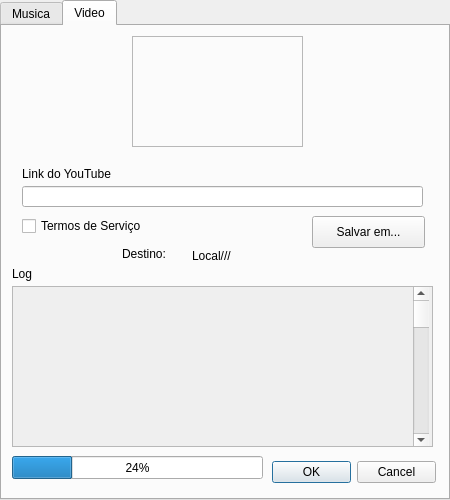
<?xml version="1.0" encoding="UTF-8"?>
<ui version="4.0">
 <class>Dialog</class>
 <widget class="QDialog" name="Dialog">
  <property name="enabled">
   <bool>true</bool>
  </property>
  <property name="geometry">
   <rect>
    <x>0</x>
    <y>0</y>
    <width>450</width>
    <height>500</height>
   </rect>
  </property>
  <property name="minimumSize">
   <size>
    <width>450</width>
    <height>500</height>
   </size>
  </property>
  <property name="maximumSize">
   <size>
    <width>450</width>
    <height>500</height>
   </size>
  </property>
  <property name="windowTitle">
   <string>Gnomox</string>
  </property>
  <widget class="QTabWidget" name="tabWidget">
   <property name="geometry">
    <rect>
     <x>0</x>
     <y>0</y>
     <width>450</width>
     <height>500</height>
    </rect>
   </property>
   <property name="minimumSize">
    <size>
     <width>450</width>
     <height>500</height>
    </size>
   </property>
   <property name="maximumSize">
    <size>
     <width>450</width>
     <height>500</height>
    </size>
   </property>
   <property name="currentIndex">
    <number>1</number>
   </property>
   <property name="iconSize">
    <size>
     <width>17</width>
     <height>17</height>
    </size>
   </property>
   <widget class="QWidget" name="tab">
    <attribute name="title">
     <string>Musica</string>
    </attribute>
    <widget class="QCheckBox" name="checkBox">
     <property name="geometry">
      <rect>
       <x>20</x>
       <y>190</y>
       <width>141</width>
       <height>20</height>
      </rect>
     </property>
     <property name="text">
      <string>Termos de Serviço</string>
     </property>
    </widget>
    <widget class="QDialogButtonBox" name="buttonBox">
     <property name="geometry">
      <rect>
       <x>270</x>
       <y>430</y>
       <width>164</width>
       <height>32</height>
      </rect>
     </property>
     <property name="standardButtons">
      <set>QDialogButtonBox::Cancel|QDialogButtonBox::Ok</set>
     </property>
    </widget>
    <widget class="QProgressBar" name="progressBar">
     <property name="geometry">
      <rect>
       <x>10</x>
       <y>430</y>
       <width>251</width>
       <height>23</height>
      </rect>
     </property>
     <property name="value">
      <number>24</number>
     </property>
    </widget>
    <widget class="QScrollArea" name="scrollArea">
     <property name="geometry">
      <rect>
       <x>10</x>
       <y>260</y>
       <width>421</width>
       <height>161</height>
      </rect>
     </property>
     <property name="widgetResizable">
      <bool>true</bool>
     </property>
     <widget class="QWidget" name="scrollAreaWidgetContents">
      <property name="geometry">
       <rect>
        <x>0</x>
        <y>0</y>
        <width>419</width>
        <height>159</height>
       </rect>
      </property>
      <widget class="QScrollBar" name="verticalScrollBar">
       <property name="geometry">
        <rect>
         <x>400</x>
         <y>0</y>
         <width>16</width>
         <height>160</height>
        </rect>
       </property>
       <property name="orientation">
        <enum>Qt::Vertical</enum>
       </property>
      </widget>
     </widget>
    </widget>
    <widget class="QFrame" name="frame">
     <property name="geometry">
      <rect>
       <x>130</x>
       <y>10</y>
       <width>171</width>
       <height>111</height>
      </rect>
     </property>
     <property name="frameShape">
      <enum>QFrame::StyledPanel</enum>
     </property>
     <property name="frameShadow">
      <enum>QFrame::Raised</enum>
     </property>
    </widget>
    <widget class="QLineEdit" name="lineEdit">
     <property name="geometry">
      <rect>
       <x>20</x>
       <y>160</y>
       <width>401</width>
       <height>21</height>
      </rect>
     </property>
     <property name="clearButtonEnabled">
      <bool>true</bool>
     </property>
    </widget>
    <widget class="QLabel" name="label">
     <property name="geometry">
      <rect>
       <x>10</x>
       <y>240</y>
       <width>60</width>
       <height>16</height>
      </rect>
     </property>
     <property name="text">
      <string>Log</string>
     </property>
    </widget>
    <widget class="QLabel" name="label_2">
     <property name="geometry">
      <rect>
       <x>20</x>
       <y>140</y>
       <width>111</width>
       <height>16</height>
      </rect>
     </property>
     <property name="text">
      <string>Link do YouTube</string>
     </property>
    </widget>
    <widget class="QPushButton" name="pushButton_2">
     <property name="geometry">
      <rect>
       <x>310</x>
       <y>190</y>
       <width>113</width>
       <height>32</height>
      </rect>
     </property>
     <property name="text">
      <string>Salvar em...</string>
     </property>
    </widget>
    <widget class="QLabel" name="label_7">
     <property name="geometry">
      <rect>
       <x>190</x>
       <y>220</y>
       <width>241</width>
       <height>20</height>
      </rect>
     </property>
     <property name="text">
      <string>Local///</string>
     </property>
    </widget>
    <widget class="QLabel" name="label_8">
     <property name="geometry">
      <rect>
       <x>120</x>
       <y>220</y>
       <width>60</width>
       <height>16</height>
      </rect>
     </property>
     <property name="text">
      <string>Destino:</string>
     </property>
    </widget>
   </widget>
   <widget class="QWidget" name="tab_2">
    <attribute name="title">
     <string>Video</string>
    </attribute>
    <widget class="QFrame" name="frame_2">
     <property name="geometry">
      <rect>
       <x>130</x>
       <y>10</y>
       <width>171</width>
       <height>111</height>
      </rect>
     </property>
     <property name="frameShape">
      <enum>QFrame::StyledPanel</enum>
     </property>
     <property name="frameShadow">
      <enum>QFrame::Raised</enum>
     </property>
    </widget>
    <widget class="QLabel" name="label_3">
     <property name="geometry">
      <rect>
       <x>20</x>
       <y>140</y>
       <width>111</width>
       <height>16</height>
      </rect>
     </property>
     <property name="text">
      <string>Link do YouTube</string>
     </property>
    </widget>
    <widget class="QCheckBox" name="checkBox_2">
     <property name="geometry">
      <rect>
       <x>20</x>
       <y>190</y>
       <width>141</width>
       <height>20</height>
      </rect>
     </property>
     <property name="text">
      <string>Termos de Serviço</string>
     </property>
    </widget>
    <widget class="QScrollArea" name="scrollArea_2">
     <property name="geometry">
      <rect>
       <x>10</x>
       <y>260</y>
       <width>421</width>
       <height>161</height>
      </rect>
     </property>
     <property name="widgetResizable">
      <bool>true</bool>
     </property>
     <widget class="QWidget" name="scrollAreaWidgetContents_2">
      <property name="geometry">
       <rect>
        <x>0</x>
        <y>0</y>
        <width>419</width>
        <height>159</height>
       </rect>
      </property>
      <widget class="QScrollBar" name="verticalScrollBar_2">
       <property name="geometry">
        <rect>
         <x>400</x>
         <y>0</y>
         <width>16</width>
         <height>160</height>
        </rect>
       </property>
       <property name="orientation">
        <enum>Qt::Vertical</enum>
       </property>
      </widget>
     </widget>
    </widget>
    <widget class="QLabel" name="label_4">
     <property name="geometry">
      <rect>
       <x>10</x>
       <y>240</y>
       <width>60</width>
       <height>16</height>
      </rect>
     </property>
     <property name="text">
      <string>Log</string>
     </property>
    </widget>
    <widget class="QDialogButtonBox" name="buttonBox_2">
     <property name="geometry">
      <rect>
       <x>270</x>
       <y>430</y>
       <width>164</width>
       <height>32</height>
      </rect>
     </property>
     <property name="standardButtons">
      <set>QDialogButtonBox::Cancel|QDialogButtonBox::Ok</set>
     </property>
    </widget>
    <widget class="QProgressBar" name="progressBar_2">
     <property name="geometry">
      <rect>
       <x>10</x>
       <y>430</y>
       <width>251</width>
       <height>23</height>
      </rect>
     </property>
     <property name="value">
      <number>24</number>
     </property>
    </widget>
    <widget class="QPushButton" name="pushButton">
     <property name="geometry">
      <rect>
       <x>310</x>
       <y>190</y>
       <width>113</width>
       <height>32</height>
      </rect>
     </property>
     <property name="text">
      <string>Salvar em...</string>
     </property>
    </widget>
    <widget class="QLabel" name="label_5">
     <property name="geometry">
      <rect>
       <x>190</x>
       <y>220</y>
       <width>241</width>
       <height>20</height>
      </rect>
     </property>
     <property name="text">
      <string>Local///</string>
     </property>
    </widget>
    <widget class="QLabel" name="label_6">
     <property name="geometry">
      <rect>
       <x>120</x>
       <y>220</y>
       <width>60</width>
       <height>16</height>
      </rect>
     </property>
     <property name="text">
      <string>Destino:</string>
     </property>
    </widget>
    <widget class="QLineEdit" name="lineEdit_2">
     <property name="geometry">
      <rect>
       <x>20</x>
       <y>160</y>
       <width>401</width>
       <height>21</height>
      </rect>
     </property>
     <property name="inputMask">
      <string/>
     </property>
     <property name="text">
      <string/>
     </property>
     <property name="echoMode">
      <enum>QLineEdit::Normal</enum>
     </property>
     <property name="placeholderText">
      <string/>
     </property>
     <property name="clearButtonEnabled">
      <bool>true</bool>
     </property>
    </widget>
   </widget>
  </widget>
 </widget>
 <resources/>
 <connections/>
</ui>
